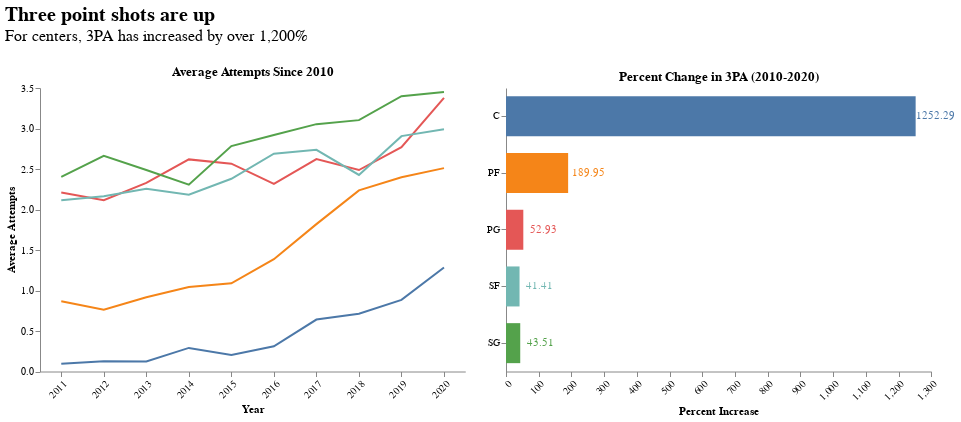

Notebook code for this chart:
### Code cell
# We will plot the percent increase in threepoint shots attempted with a bar chart
bar = alt.Chart(sub).mark_bar(size = 40).encode(
    y = alt.Y('Pos',axis=alt.Axis(labelAngle=0),title = None), 
                                          
    x = alt.X('Increasing Percentage',axis=alt.Axis(labelAngle=-45),
              sort=alt.EncodingSortField(field="Increasing Percentage", order='ascending'),
              title = 'Percent Increase'), 
    color = alt.Color('Pos', title= 'Position')).properties(
    width = 425.25,
    height = 283.5,
    title = 'Percent Change in 3PA (2010-2020)')

text = bar.mark_text(
    align='center',
    baseline='middle',
    dx=20 # Nudges text to right so it doesn't appear on top of the bar
).encode(
    text='Increasing Percentage:Q'
)

barchart = bar + text

(line | barchart).configure_axis(
    grid=False
).configure_view(
    strokeOpacity=0
).properties(title = {'text':['Three point shots are up'],
                      'subtitle':["For centers, 3PA has increased by over 1,200%",''],
                      'subtitleFontSize': 16,
                      'fontSize': 20,
                      'anchor':'start'})

### Figure 1 — Vega-Lite specification as saved in the notebook (floating-point values rounded to 4 significant figures)
{"config": {"view": {"continuousWidth": 400, "continuousHeight": 300, "strokeOpacity": 0}, "axis": {"grid": false}}, "hconcat": [{"data": {"name": "data-7d4816dfde6c4cc2e7bf21fc9ea80a00"}, "mark": "line", "encoding": {"color": {"type": "nominal", "field": "variable", "legend": null}, "x": {"type": "nominal", "axis": {"labelAngle": -45}, "field": "Year"}, "y": {"type": "quantitative", "field": "value", "title": "Average Attempts"}}, "height": 283.5, "title": "Average Attempts Since 2010", "width": 425.2}, {"layer": [{"mark": {"type": "bar", "size": 40}, "encoding": {"color": {"type": "nominal", "field": "Pos", "title": "Position"}, "x": {"type": "quantitative", "axis": {"labelAngle": -45}, "field": "Increasing Percentage", "sort": {"field": "Increasing Percentage", "order": "ascending"}, "title": "Percent Increase"}, "y": {"type": "nominal", "axis": {"labelAngle": 0}, "field": "Pos", "title": null}}, "height": 283.5, "title": "Percent Change in 3PA (2010-2020)", "width": 425.2}, {"mark": {"type": "text", "align": "center", "baseline": "middle", "dx": 20}, "encoding": {"color": {"type": "nominal", "field": "Pos", "title": "Position"}, "text": {"type": "quantitative", "field": "Increasing Percentage"}, "x": {"type": "quantitative", "axis": {"labelAngle": -45}, "field": "Increasing Percentage", "sort": {"field": "Increasing Percentage", "order": "ascending"}, "title": "Percent Increase"}, "y": {"type": "nominal", "axis": {"labelAngle": 0}, "field": "Pos", "title": null}}, "height": 283.5, "title": "Percent Change in 3PA (2010-2020)", "width": 425.2}], "data": {"name": "data-9668895d78f4e4a5f223ba31c9f6bb3b"}}], "title": {"text": ["Three point shots are up"], "subtitle": ["For centers, 3PA has increased by over 1,200%", ""], "subtitleFontSize": 16, "fontSize": 20, "anchor": "start"}, "$schema": "https://vega.github.io/schema/vega-lite/v4.8.1.json", "datasets": {"data-7d4816dfde6c4cc2e7bf21fc9ea80a00": [{"Year": "2011", "variable": "PG", "value": 2.209}, {"Year": "2012", "variable": "PG", "value": 2.115}, {"Year": "2013", "variable": "PG", "value": 2.328}, {"Year": "2014", "variable": "PG", "value": 2.619}, {"Year": "2015", "variable": "PG", "value": 2.565}, {"Year": "2016", "variable": "PG", "value": 2.316}, {"Year": "2017", "variable": "PG", "value": 2.622}, {"Year": "2018", "variable": "PG", "value": 2.487}, {"Year": "2019", "variable": "PG", "value": 2.769}, {"Year": "2020", "variable": "PG", "value": 3.378}, {"Year": "2011", "variable": "SG", "value": 2.404}, {"Year": "2012", "variable": "SG", "value": 2.662}, {"Year": "2013", "variable": "SG", "value": 2.487}, {"Year": "2014", "variable": "SG", "value": 2.307}, {"Year": "2015", "variable": "SG", "value": 2.783}, {"Year": "2016", "variable": "SG", "value": 2.92}, {"Year": "2017", "variable": "SG", "value": 3.054}, {"Year": "2018", "variable": "SG", "value": 3.103}, {"Year": "2019", "variable": "SG", "value": 3.399}, {"Year": "2020", "variable": "SG", "value": 3.449}, {"Year": "2011", "variable": "SF", "value": 2.115}, {"Year": "2012", "variable": "SF", "value": 2.164}, {"Year": "2013", "variable": "SF", "value": 2.255}, {"Year": "2014", "variable": "SF", "value": 2.183}, {"Year": "2015", "variable": "SF", "value": 2.379}, {"Year": "2016", "variable": "SF", "value": 2.689}, {"Year": "2017", "variable": "SF", "value": 2.736}, {"Year": "2018", "variable": "SF", "value": 2.426}, {"Year": "2019", "variable": "SF", "value": 2.906}, {"Year": "2020", "variable": "SF", "value": 2.99}, {"Year": "2011", "variable": "PF", "value": 0.866}, {"Year": "2012", "variable": "PF", "value": 0.7627}, {"Year": "2013", "variable": "PF", "value": 0.9157}, {"Year": "2014", "variable": "PF", "value": 1.043}, {"Year": "2015", "variable": "PF", "value": 1.089}, {"Year": "2016", "variable": "PF", "value": 1.387}, {"Year": "2017", "variable": "PF", "value": 1.82}, {"Year": "2018", "variable": "PF", "value": 2.236}, {"Year": "2019", "variable": "PF", "value": 2.398}, {"Year": "2020", "variable": "PF", "value": 2.511}, {"Year": "2011", "variable": "C", "value": 0.095}, {"Year": "2012", "variable": "C", "value": 0.1279}, {"Year": "2013", "variable": "C", "value": 0.125}, {"Year": "2014", "variable": "C", "value": 0.2912}, {"Year": "2015", "variable": "C", "value": 0.2043}, {"Year": "2016", "variable": "C", "value": 0.3112}, {"Year": "2017", "variable": "C", "value": 0.6415}, {"Year": "2018", "variable": "C", "value": 0.7138}, {"Year": "2019", "variable": "C", "value": 0.8844}, {"Year": "2020", "variable": "C", "value": 1.285}], "data-9668895d78f4e4a5f223ba31c9f6bb3b": [{"Pos": "PG", "Increasing Percentage": 52.93}, {"Pos": "SG", "Increasing Percentage": 43.51}, {"Pos": "SF", "Increasing Percentage": 41.41}, {"Pos": "PF", "Increasing Percentage": 189.9}, {"Pos": "C", "Increasing Percentage": 1252.0}]}}
